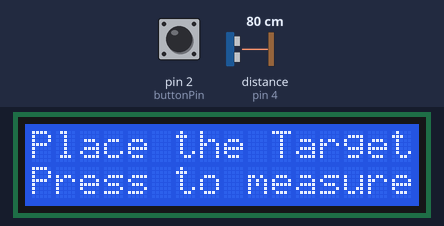
A sketch run on a simulated Arduino Uno, built with avr-gcc and run on an emulated ATmega328P. Shown: 16×2 character LCD. The inputs (shaded band) are chosen by the test bench; at power-on: pin 2 (buttonPin) HIGH, distance to the obstacle (sensor on pin 4) 80 cm. The echo pulse lasts 58.3 µs per cm.

Above: at 1.2 s.
1.3 s: pin 2 (buttonPin) pulled LOW for 0.15 s
At 1.8 s:
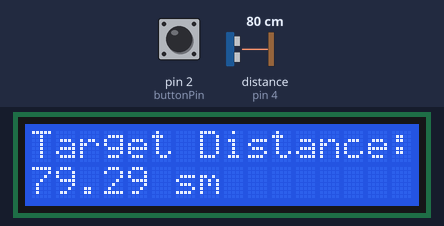
Timing chart, 0 to 4.3 s (numbered marks = the images above; inputs shaded):
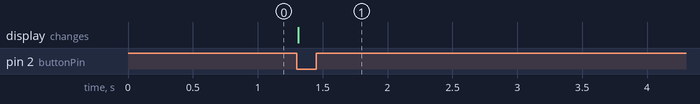

Measured:
- after the input at 1.3 s, the display: changes at once (image 1)

The sketch:

arduino_project_lcd_display_distance_button_pressed_hcsr04.ino
```cpp
#include<LiquidCrystal.h>
//lcd pins
int rs = 12;
int e = 11;
int d4 = 10;
int d5 = 9;
int d6 = 8;
int d7 = 7;
LiquidCrystal lcd(rs, e, d4, d5, d6, d7);

//hc-sr04 pins
int triggerPin = 5;
int echoPin = 4;

//pushbutton pin
int buttonPin = 2;
int buttonVal;

float duration;
float distance;
int dt = 5000;

void setup() {

  Serial.begin(9600);
  lcd.begin(16, 2);
  pinMode(buttonPin, INPUT_PULLUP);
  pinMode(triggerPin, OUTPUT);
  pinMode(echoPin, INPUT);

}

void loop() {

  buttonVal = digitalRead(buttonPin);
  lcd.clear();
  lcd.setCursor(0, 0);
  lcd.print("Place the Target");
  lcd.setCursor(0, 1);
  lcd.print("Press to measure");

  while(buttonVal == 1){
    buttonVal = digitalRead(buttonPin);
  }

  digitalWrite(triggerPin, LOW);
  delayMicroseconds(2);
  digitalWrite(triggerPin, HIGH);
  delayMicroseconds(10);
  digitalWrite(triggerPin, LOW);

  duration = pulseIn(echoPin, HIGH);
  distance = duration * 0.034 / 2;

  lcd.clear();
  lcd.setCursor(0, 0);
  lcd.print("Target Distance:");
  lcd.setCursor(0, 1);
  lcd.print(distance);
  lcd.print(" sm");
  delay(dt);

}
```
